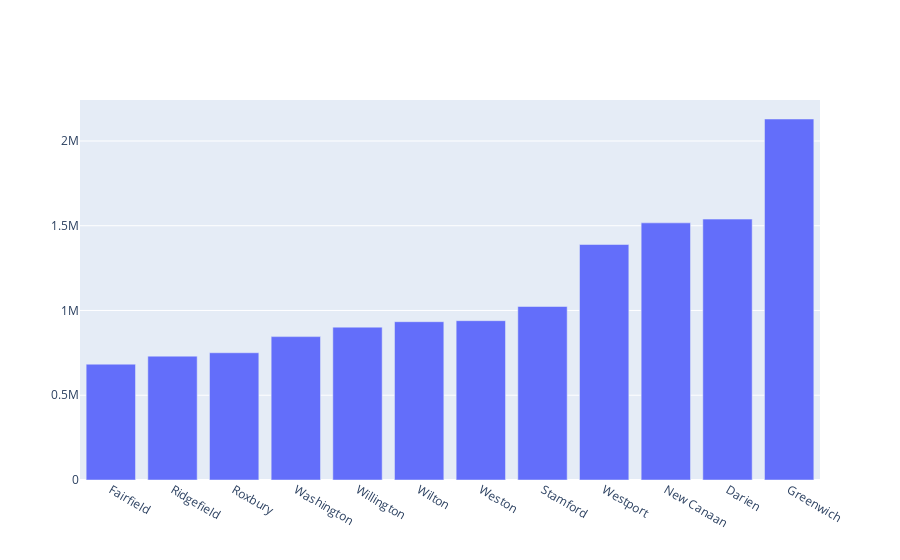

This figure's notebook cell:
### Code cell
df_expensive_towns= df[['Town', 'Assessed Value', 'Sale Amount', 'Sales Ratio']].groupby('Town').mean().sort_values(by= 'Sale Amount', ascending= True)
df_expensive_towns= df_expensive_towns.iloc[-12:].sort_values(by= 'Sale Amount', ascending= True)
# fig= go.Figure(data= [
#                             go.Histogram(x= df_expensive_towns.index, y= df_expensive_towns['Sales Ratio'])

# ])
fig = go.Figure([go.Bar(y= df_expensive_towns['Sale Amount'], x=list(df_expensive_towns.index))])
fig.show()

### Figure 1 — Plotly figure (JSON) as saved in the notebook; plotly's stock layout.template omitted (floating-point values rounded to 4 significant figures)
{"data": [{"type": "bar", "x": ["Fairfield", "Ridgefield", "Roxbury", "Washington", "Willington", "Wilton", "Weston", "Stamford", "Westport", "New Canaan", "Darien", "Greenwich"], "y": [683200.0, 730600.0, 750600.0, 845800.0, 901700.0, 933800.0, 939800.0, 1023000.0, 1389000.0, 1517000.0, 1539000.0, 2130000.0]}], "layout": {}}
